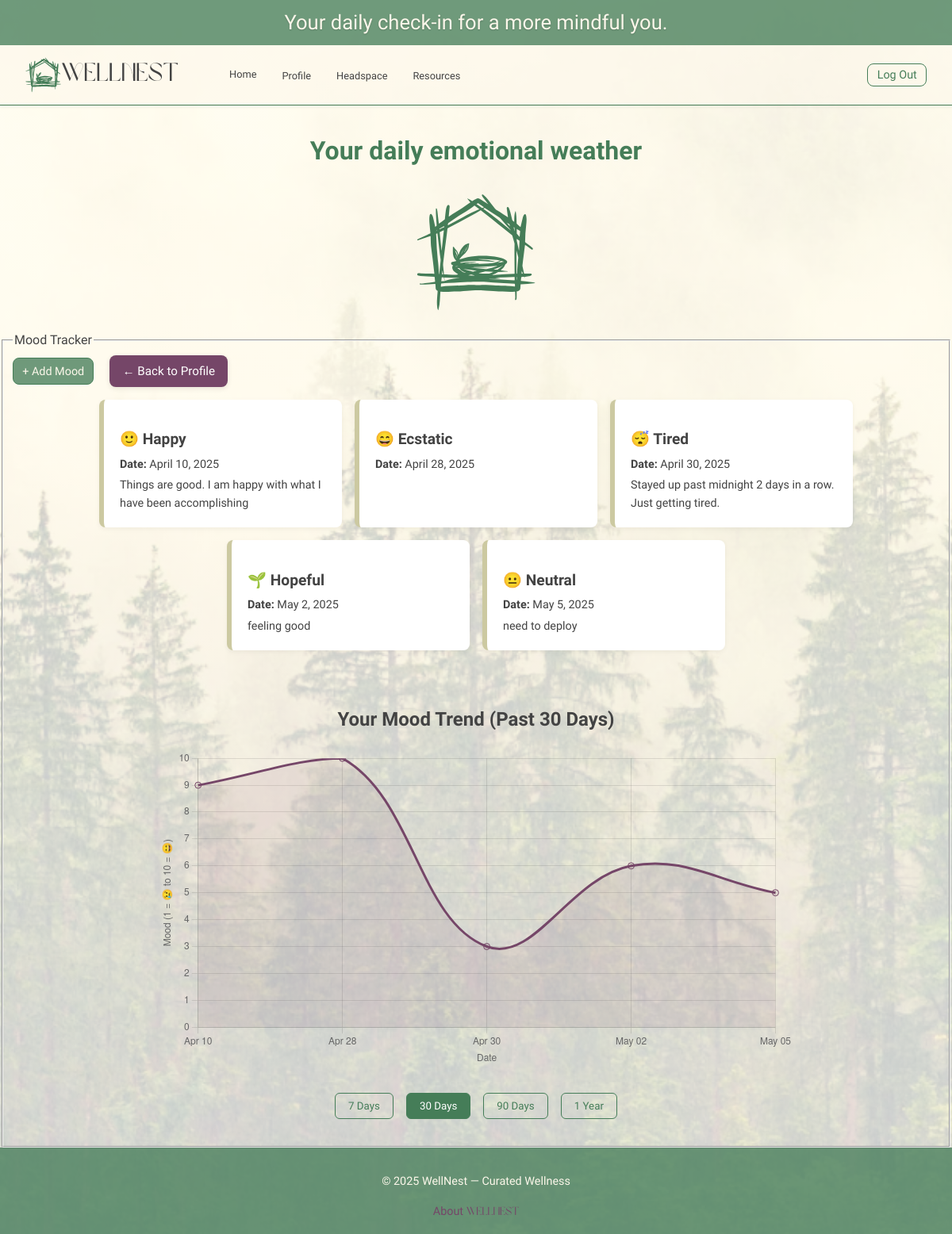
The app's page /moods/ (signed in) with its own data.
### main_app/models.py (models this page shows, shortened)
class MoodEntry(models.Model):
    date = models.DateField('Mood date')
    mood = models.CharField(max_length=20, choices=MOOD_CHOICES)
    note = models.TextField(blank=True)
    user = models.ForeignKey(User, on_delete=models.CASCADE)
    class Meta:
        ordering = ['-date']

### main_app/views/mood_views.py (the view)
# urls.py: path('moods/', views.mood_index, name='mood-index'),
@login_required
def mood_index(request):
    user = request.user
    allowed_ranges = [7, 30, 90, 365]
    default_range = 30
    try:
        days = int(request.GET.get('range', default_range))
        if days not in allowed_ranges:
            days = default_range
    except ValueError:
        days = default_range
    start_date = date.today() - timedelta(days=days)
    moods = MoodEntry.objects.filter(user=user, date__gte=start_date).order_by('date')
    chart_labels = [m.date.strftime('%b %d') for m in moods]
    chart_data = [MOOD_TO_SCORE.get(m.mood, 5) for m in moods]
    return render(request, 'moods/index.html', {
        'moods': moods,
        'range': days,
        'chart_labels': json.dumps(chart_labels),
        'chart_data': json.dumps(chart_data),
    })

### main_app/templates/moods/index.html (shortened to what this page needs)
{% extends 'base.html' %}
{% load static %}
{% block head %}
  <link rel="stylesheet" href="{% static 'css/moods/mood_index.css' %}">
{% endblock %}
{% block content %}
  <section class="page-header">
    <h1>Your daily emotional weather</h1>
    <img src="{% static 'images/whiteNestHouse.svg' %}" alt="WellNest House Logo" class="tiny-logo" width="150px">
  </section>
  <section class="mood-groups">
    <fieldset class="habit-group">
      <legend class="habit-legend">Mood Tracker</legend>
      <div class="section-actions">
        <a href="{% url 'mood-create' %}" class="btn-solid small-btn">+ Add Mood</a>
        <a href="{% url 'profile' %}" class="btn back-btn">← Back to Profile</a>
      </div>
      <div class="card-container">
        {% for mood in moods %}
          <a href="{% url 'mood-detail' mood.id %}" class="card">
            <div class="card-content">
              <h3 class="card-title">{{ mood.get_mood_display }}</h3>
              <p><strong>Date:</strong> {{ mood.date }}</p>
              {% if mood.note %}
                <p>{{ mood.note|truncatewords:12 }}</p>
              {% endif %}
            </div>
          </a>
        {% empty %}
          <p class="no-data">No mood entries yet. Start by logging one above.</p>
        {% endfor %}
      </div>
      <section class="mood-chart-container">
        <h2>Your Mood Trend (Past {{ range }} Days)</h2>
        <canvas id="moodTrendChart" width="400" height="200"></canvas>
      </section>
      <div class="range-buttons">
        <button data-range="7" class="range-btn {% if range == 7 %}active{% endif %}">7 Days</button>
        <button data-range="30" class="range-btn {% if range == 30 %}active{% endif %}">30 Days</button>
        <button data-range="90" class="range-btn {% if range == 90 %}active{% endif %}">90 Days</button>
        <button data-range="365" class="range-btn {% if range == 365 %}active{% endif %}">1 Year</button>
      </div>
    </fieldset>
  </section>
{% endblock %}
{% block script %}
  <script>
    const ctx = document.getElementById('moodTrendChart').getContext('2d');
    const moodChart = new Chart(ctx, {
      type: 'line',
      data: {
        labels: JSON.parse('{{ chart_labels|safe|escapejs }}'),
        datasets: [{
          label: 'Mood Score',
          data: JSON.parse('{{ chart_data|safe|escapejs }}'),
          borderColor: '#754668',
          backgroundColor: 'rgba(117, 70, 104, 0.1)',
          tension: 0.4,
          fill: true,
          pointRadius: 4,
          pointHoverRadius: 6,
        }]
      },
      options: {
        scales: {
          y: {
            beginAtZero: true,
            max: 10,
            title: {
              display: true,
              text: 'Mood (1 = 😢 to 10 = 😄)'
            }
          },
          x: {
            title: {
              display: true,
              text: 'Date'
            }
          }
        },
        responsive: true,
        plugins: {
          legend: { display: false },
          tooltip: {
            callbacks: {
              label: function(context) {
                const emojiMap = {
                  1: '😢', 2: '😠', 3: '😩', 4: '😰', 5: '😐',
                  6: '😊', 7: '🙂', 8: '🌱', 9: '🙏', 10: '😄'
                };
                const score = context.parsed.y;
                return `Mood Score: ${score} ${emojiMap[score] || ''}`;
              }
            }
          }
        }
      }
    });
  document.querySelectorAll('.range-btn').forEach(btn => {
    btn.addEventListener('click', function () {
      const range = this.getAttribute('data-range');
      fetch(`/api/mood-data/?range=${range}`)
        .then(response => response.json())
        .then(data => {
          // Update chart labels and data
          moodChart.data.labels = data.labels;
          moodChart.data.datasets[0].data = data.scores;
          moodChart.update();
          // Update button styles
          document.querySelectorAll('.range-btn').forEach(b => b.classList.remove('active'));
          this.classList.add('active');
        });
    });
  });
  </script>
{% endblock %}

### main_app/static/css/base.css (style rules this page uses)
body, p, a, li, button, input, textarea { font-family: 'Be Vietnam Pro', sans-serif; }
h1, h2, h3 { font-family: 'Be Vietnam Pro', sans-serif; font-weight: 600; }
:root { --color-brand-primary: #457D58; --color-brand-secondary: #CCC9A1; --color-text-primary: #434343; --color-text-secondary: #8E8E8E; --color-background: #fcf7ea; --color-accent-optional: #754668; }
html, body { height: 100%; margin: 0; }
body { font-family: 'Be Vietnam Pro', Arial, sans-serif; background: linear-gradient(rgba(255, 255, 255, 0.7), rgba(255, 255, 255, 0.7)), url('/static/images/Reflection.png') no-repeat center center fixed; background-size: cover; color: var(--color-text-primary); line-height: 1.6; height: 800px; display: flex; flex-direction: column; }
.btn-solid, .btn-outline, .small-btn { text-decoration: none; font-size: 0.9rem; padding: 0.3rem 0.7rem; border-radius: 8px; font-weight: 500; display: inline-block; transition: background-color 0.3s ease, color 0.3s ease; }
.btn-solid { border: 1px solid var(--color-brand-primary); background-color: #457d58c5; color: var(--color-background); }
.back-btn { all: unset; display: inline-block; background-color: var(--color-accent-optional); color: white; margin-left: 1rem; padding: 0.5rem 1rem; border-radius: 0.5rem; font-size: 0.95rem; font-weight: 500; text-align: center; text-decoration: none; cursor: pointer; box-shadow: 0 2px 6px rgba(0, 0, 0, 0.1); transition: all 0.3s ease; }

### main_app/static/css/moods/mood_index.css (style rules this page uses)
:root { --color-brand-primary: #457D58; --color-brand-secondary: #CCC9A1; --color-text-primary: #434343; --color-text-secondary: #8E8E8E; --color-background: #fcf7ea; --color-accent-optional: #754668; }
body { font-family: 'Be Vietnam Pro', sans-serif; }
.page-header { text-align: center; margin: 2rem 0 1rem; }
.page-header h1 { font-size: 2rem; color: var(--color-brand-primary); }
.range-buttons { display: flex; justify-content: center; gap: 1rem; margin: 1.5rem 0; }
.mood-groups { display: flex; flex-direction: column; align-items: center; justify-content: center; }
.card-container { display: flex; flex-wrap: wrap; justify-content: center; gap: 1rem; padding: 1rem; }
.card { background: white; border-left: 6px solid var(--color-brand-secondary); border-radius: 8px; padding: 1rem 1.25rem; width: 260px; box-shadow: 0 2px 6px rgba(0, 0, 0, 0.05); transition: transform 0.2s ease; text-decoration: none; color: inherit; }
.card-title { font-weight: 600; font-size: 1.2rem; margin-bottom: 0.25rem; }
.card p { font-size: 0.9rem; margin: 0.2rem 0; }
.mood-chart-container { display: flex; flex-direction: column; align-items: center; text-align: center; margin: 2rem auto; width: 100%; max-width: 800px; padding: 0 1rem; }
.range-btn { cursor: pointer; transition: background-color 0.2s ease; }
.range-btn { padding: 0.5rem 1rem; border: 1.5px solid var(--color-brand-primary); color: var(--color-brand-primary); border-radius: 6px; text-decoration: none; font-weight: 500; background-color: transparent; cursor: pointer; transition: all 0.3s ease; }
.range-btn.active { background-color: var(--color-brand-primary); color: white; }

### records on screen
MoodEntry: mood "🙂 Happy", date "April 10, 2025", note "Things are good. I am happy with what I have been accomplishing"
MoodEntry: mood "😄 Ecstatic", date "April 28, 2025"
MoodEntry: mood "😴 Tired", date "April 30, 2025", note "Stayed up past midnight 2 days in a row. Just getting tired."
MoodEntry: mood "🌱 Hopeful", date "May 2, 2025", note "feeling good"
MoodEntry: mood "😐 Neutral", date "May 5, 2025", note "need to deploy"

### other values on screen
{{ range }} "30"
chart data {{ chart_data|safe|escapejs }} [9, 10, 3, 6, 5]
